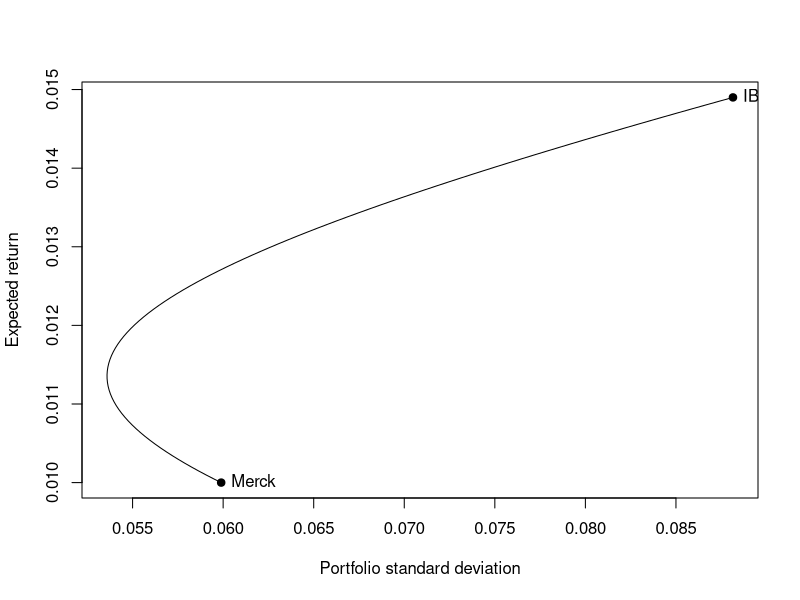

The R source for this figure:
## ---- chunk 1
w1 <- seq(0, 1, by = 0.01); w2 <- 1 - w1  
mu1 <- 0.0149; mu2 <- 0.0100  
s1 <- 0.007770; s2 <- 0.003587; cov12 <- 0.001  
  
mu_p  <- w1 * mu1 + w2 * mu2  
var_p <- w1^2 * s1 + w2^2 * s2 + 2 * w1 * w2 * cov12  
  
plot(sqrt(var_p), mu_p, type = "l",  
     xlab = "Portfolio standard deviation",  
     ylab = "Expected return")  
points(sqrt(s1), mu1, pch = 19); text(sqrt(s1), mu1, "IBM", pos = 4)  
points(sqrt(s2), mu2, pch = 19); text(sqrt(s2), mu2, "Merck", pos = 4)  
